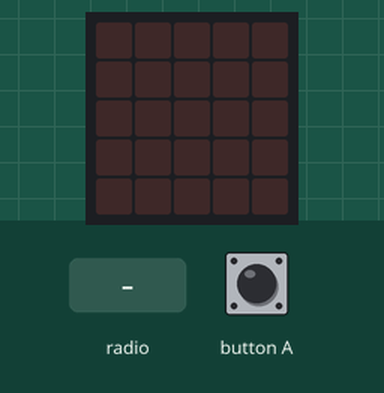
Simulated run of this program. Board: BBC micro:bit (MakeCode). On the bench: the board's 5×5 LED display. The test bench sets the inputs (shaded band). Dim RGB values are drawn brighter than linear; random numbers come from a fixed seed; no radio messages arrive unless stated (any console line starting 'radio sent:' is added by the test bench); what the program prints to the serial console is not drawn.

Above: at 1.2 s.
1.3 s: radio message "luz" arrives
At 1.61 s:
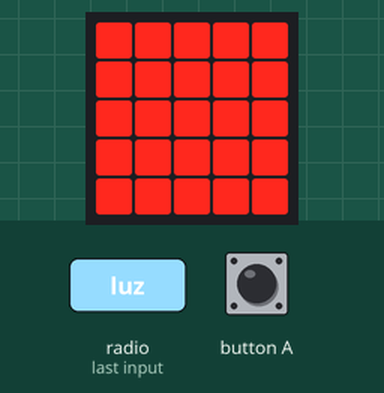
At 1.98 s:
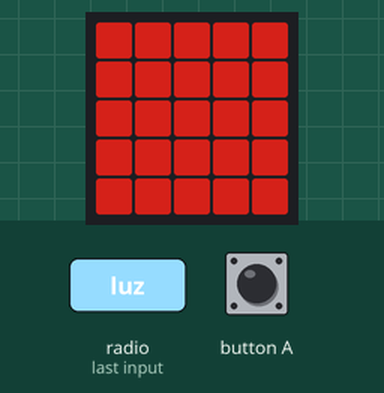
4.3 s: button A pressed for 0.15 s
Timing chart, 0 to 7.3 s (numbered marks = the images above; inputs shaded):
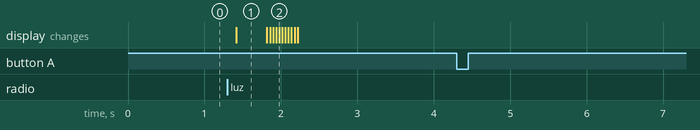

Measured:
- after the input at 1.3 s, the display: changes after 0.12 s (image 1)
- after the input at 4.3 s, every drawn part: stays the same
- what the display in image 1 shows lasts 0.4 s, from 1.4 s to 1.8 s

The program:

main.ts
```typescript
function luz () {
    basic.showLeds(`
        # # # # #
        # # # # #
        # # # # #
        # # # # #
        # # # # #
        `)
    for (let index = 0; index < 10; index++) {
        luces += -25
        led.setBrightness(luces)
        basic.pause(40)
    }
    basic.clearScreen()
    luces = 255
    led.setBrightness(luces)
}
input.onButtonPressed(Button.A, function () {
    radio.sendString("luz")
})
radio.onReceivedString(function (receivedString) {
    if (receivedString == "luz") {
        basic.pause(randint(50, 350))
        luz()
        if (randint(0, 9) == 0) {
            basic.pause(500)
            radio.sendString("luz")
        }
    }
})
let luces = 0
radio.setGroup(17)
luces = 255
```

test.ts
```typescript
// aquí va el archivo "tests"; esto no se compilará cuando este paquete se utilice como una extensión.
```
